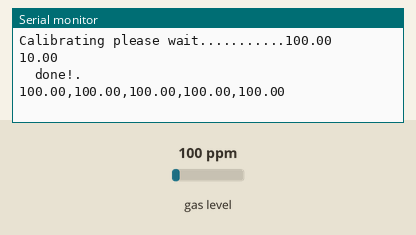
Recording of a sketch running on a simulated Arduino Uno, built with avr-gcc and run on an emulated ATmega328P. On the bench: the last lines printed to the serial monitor. Inputs (shaded band) come from the test bench; at power-on: gas level 100 ppm.

Above: at 1.2 s.
1.3 s: gas level set to 20 ppm
At 3.1 s:
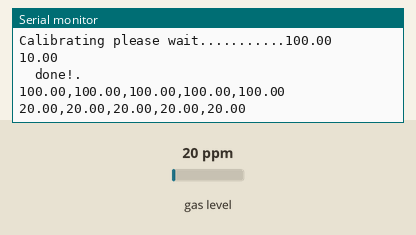
3.4 s: gas level set to 250 ppm
At 5.1 s:
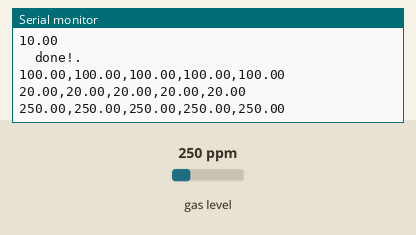
Timing chart, 0 to 6.6 s (numbered marks = the images above; inputs shaded):
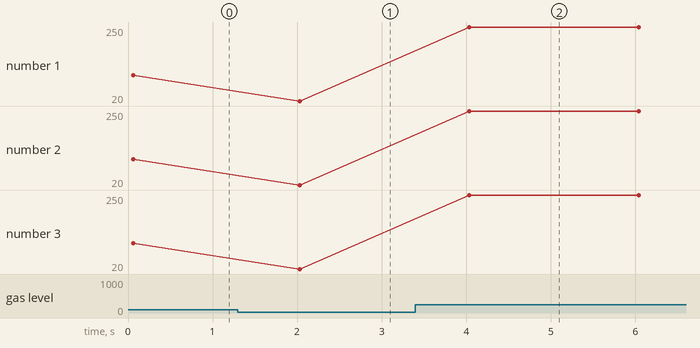

Measured:
- after the input at 1.3 s, the serial monitor: prints a new line after 0.73 s (image 1)
- after the input at 3.4 s, the serial monitor: prints a new line after 0.64 s (image 2)
- plotted number 1: 100 → 20 after the input at 1.3 s, 20 → 250 after the input at 3.4 s
- plotted number 2: 100 → 20 after the input at 1.3 s, 20 → 250 after the input at 3.4 s
- plotted number 3: 100 → 20 after the input at 1.3 s, 20 → 250 after the input at 3.4 s

The sketch:

testMQ2.ino
```cpp
#include <MQUnifiedsensor.h>
/************************Hardware Related Macros************************************/
#define         Board                   ("Arduino UNO")
#define         Pin                     (A5)  //Analog input 3 of your arduino
/***********************Software Related Macros************************************/
#define         Type                    ("MQ-2") //MQ2
#define         Voltage_Resolution      (5)
#define         ADC_Bit_Resolution      (10) // For arduino UNO/MEGA/NANO
#define         RatioMQ2CleanAir        (9.83) //RS / R0 = 9.83 ppm

/*****************************Globals***********************************************/
MQUnifiedsensor MQ2(Board, Voltage_Resolution, ADC_Bit_Resolution, Pin, Type);
/*****************************Globals***********************************************/

void setup() {
  //Init the serial port communication - to debug the library
  Serial.begin(9600);
  MQ2.setRegressionMethod(1);
  MQ2.init();
  Serial.print("Calibrating please wait.");
  float calcR0 = 0;
  for(int i = 1; i<=10; i ++){
    MQ2.update(); // Update data, the arduino will read the voltage from the analog pin
    calcR0 += MQ2.calibrate(RatioMQ2CleanAir);
    Serial.print(".");
  }
  Serial.println(calcR0);
  Serial.println(calcR0/10);
  MQ2.setR0(calcR0/10);
  Serial.println("  done!.");
  if(isinf(calcR0)) {Serial.println("Warning: Conection issue, R0 is infinite (Open circuit detected) please check your wiring and supply"); while(1);}
  if(calcR0 == 0){Serial.println("Warning: Conection issue found, R0 is zero (Analog pin shorts to ground) please check your wiring and supply"); while(1);}
}

void loop() {
  String SEP = String(",");
  MQ2.update(); // Update data, the arduino will read the voltage from the analog pin
  //LPG
  MQ2.setA(574.25); MQ2.setB(-2.222);
  float LPG = MQ2.readSensor();
  //H2
  MQ2.setA(987.99); MQ2.setB(-2.162);
  float H2 = MQ2.readSensor();
  //CO
  MQ2.setA(36974); MQ2.setB(-3.109);
  float CO = MQ2.readSensor();
  //Alcol
  MQ2.setA(3616.1); MQ2.setB(-2.675);
  float alcol = MQ2.readSensor();
  //Propano
  MQ2.setA(658.71); MQ2.setB(-2.168);
  float propano = MQ2.readSensor();
  Serial.println(LPG+SEP+H2+SEP+CO+SEP+alcol+SEP+propano);
  delay(2000); //Sampling frequency
}
```
